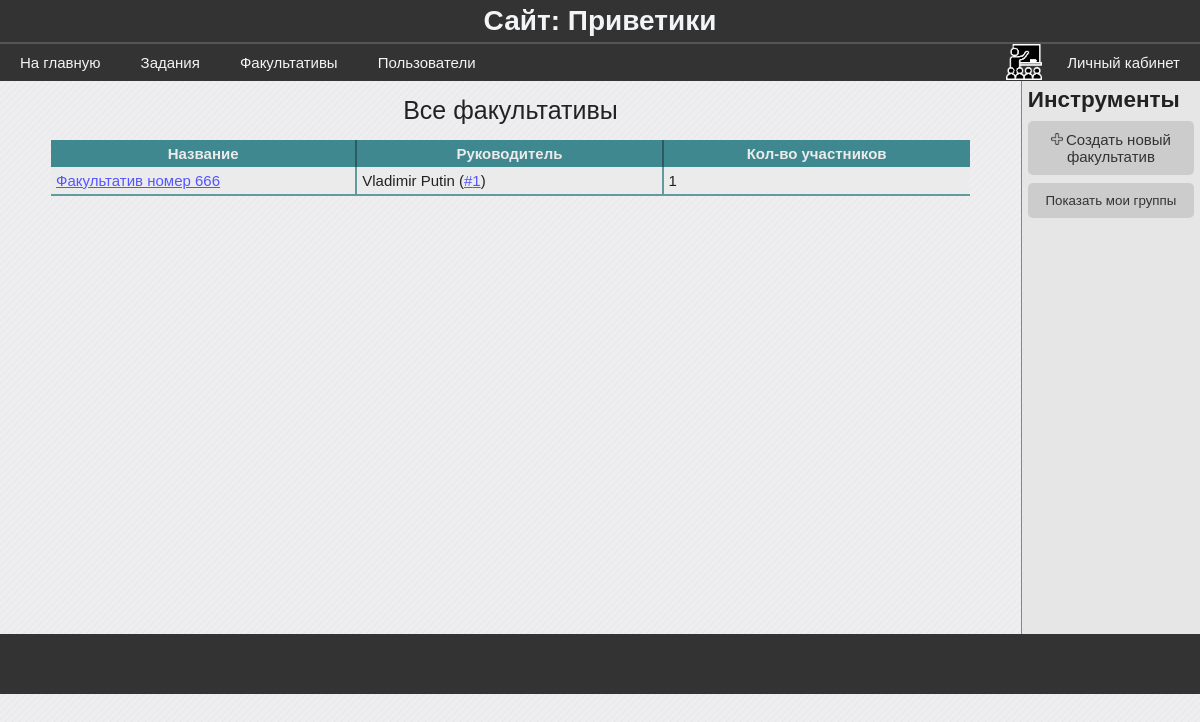
The app's page /groups (signed in) with its own data.
### data/model_groups.py (models this page shows)
class Group(SqlAlchemyBase, SerializerMixin):
    __tablename__ = 'groups'
    id = sqlalchemy.Column(sqlalchemy.Integer,
                           primary_key=True,
                           autoincrement=True)
    name = sqlalchemy.Column(sqlalchemy.String)
    leader_id = sqlalchemy.Column(sqlalchemy.Integer,
                                  sqlalchemy.ForeignKey('users.id'))
    info = sqlalchemy.Column(sqlalchemy.String)
    users_num = sqlalchemy.Column(sqlalchemy.Integer, default=0)
    tasks = sqlalchemy.orm.relation("Task",
                                    secondary="groups_to_tasks",
                                    backref="groups")
    @hybrid_property
    def leader(self):
        session = create_session()
        leader = session.query(User).get(self.leader_id)
        return leader

### data/model_users.py (models this page shows, shortened)
class User(SqlAlchemyBase, UserMixin, SerializerMixin):
    __tablename__ = 'users'
    id = sqlalchemy.Column(sqlalchemy.Integer,
                           primary_key=True, autoincrement=True)
    surname = sqlalchemy.Column(sqlalchemy.String)
    name = sqlalchemy.Column(sqlalchemy.String)
    age = sqlalchemy.Column(sqlalchemy.Integer)
    email = sqlalchemy.Column(sqlalchemy.String)
    type = sqlalchemy.Column(sqlalchemy.Integer)
    last_time_in = sqlalchemy.Column(sqlalchemy.String,
                                     default=time.ctime)
    hashed_password = sqlalchemy.Column(sqlalchemy.String)
    groups = sqlalchemy.orm.relation("Group",
                                     secondary="users_to_groups",
                                     backref="users")
    tasks = sqlalchemy.orm.relation("Task",
                                    secondary="users_to_tasks",
                                    backref="addirional_users")

### blueprints/groups.py (the view)
@blueprint.route('/groups', methods=["GET", "POST"])
def groups():
    session = db_session.create_session()
    if request.method == 'POST' and current_user.is_authenticated:
        groups = current_user.groups
    else:
        groups = session.query(Group).all()
    return render_template('groups.html', groups=groups, bool_userbox=current_user.is_authenticated)

### blueprints/user_authenticate.py (called while the page is built)
@login_manager.user_loader
def user_load(user_id):
    session = db_session.create_session()
    return session.query(User).get(user_id)

### data/db_session.py (called while the page is built)
def create_session() -> Session:
    global __factory
    return __factory()

### templates/groups.html
{% extends "base.html" %}
{% block content %}
    <table class="average-table">
        <caption>Все факультативы</caption>
        <thead>
            <th>Название</th>
            <th>Руководитель</th>
            <th>Кол-во участников</th>
        </thead>
        <tbody>
            {% for group in groups %}
                <tr>
                    <td><a href="/group/{{ group.id }}">{{ group.name }}</a></td>
                    <td>{{ group.leader.name }} {{ group.leader.surname }} (<a href="/user/{{ group.leader_id }}">#{{ group.leader_id }}</a>)</td>
                    <td>{{ group.users_num }}</td>
                </tr>
            {% endfor %}
        </tbody>
    </table>
{% endblock %}
{% if current_user.is_authenticated %}
{% block userbox %}
    <h2>Инструменты</h2>
    {% if current_user.type < 3 %}
    <a href="/add_group" class='btn'>
        <img src="/static/images/add_icon1.png" alt="">Создать новый факультатив</a>
    {% endif %}
    <form method="POST" novalidate>
        <input type="submit" value="Показать мои группы" class="btn">
    </form>
{% endblock %}
{% endif %}

### templates/base.html (shortened to what this page needs)
<!DOCTYPE html>
<html lang="en">
<head>
    <link rel="stylesheet" href="../static/css/stylesheet.css">
</head>
<body>
    <header class="page-header">
        <h1>Сайт: Приветики</h1>
        <div class="flexbox flex_r_nowr flex_jcspacebetween_aicenter">
            <div class="flexbox">
                <a href="">На главную</a>
                {% if current_user.is_authenticated %}
                    <a href="">Задания</a>
                {% endif %}
                <a href="/groups">Факультативы</a>
                <a href="">Пользователи</a>
            </div>
            <div class="flexbox">
                {% if current_user.is_authenticated %}
                    {% if current_user.type == 0 %}
                        <img src="../static/images/admin1.png" alt="" class="page-header-icon">
                    {% elif current_user.type == 1 %}
                        <img src="../static/images/moder1.png" alt="" class="page-header-icon">
                    {% elif current_user.type == 2 %}
                        <img src="../static/images/teacher3.png" alt="" class="page-header-icon">
                    {% elif current_user.type == 3 %}
                        <img src="../static/images/student1.png" alt="" class="page-header-icon">
                    {% endif %}
                    <a href="/logout">Личный кабинет</a>
                {% else %}
                    <a href="/login">Войти</a>
                    <a href="/registration">Зарегистрироваться</a>
                {% endif %}
            </div>
        </div>
    </header>
    <main class="{{ 'flexbox flex_r_nowr' if bool_userbox }}">
        <div class="{{ 'main-content-userbox' if bool_userbox }}">
            {% block content %}{% endblock %}
        </div>
        {% if bool_userbox %}
        <div class='userbox flexbox flex_c_nowr'>
            {% block userbox %}{% endblock %}
        </div>
        {% endif %}
    </main>
    <footer class="page-footer"></footer>
</body>
</html>

### static/css/stylesheet.css (style rules this page uses)
body { background-color: #eeeef1; font-family: "Calibri", sans-serif; font-size: 15px; }
* { margin: 0; padding: 0; }
main { color: #222222; min-height: 553px; }
.main-content-userbox { width: 86%; }
a { text-decoration: none; }
.userbox { background-color: rgb(230, 230, 230); border-left: 1px solid lightslategrey; padding: 0.5%; width: 14%; }
.userbox a img { height: 12px; margin-right: 3px; }
.userbox h2 { margin-bottom: 8px; }
.userbox .btn { margin-bottom: 8px; }
.userbox input { text-decoration: none; border: none; width: 100%; }
.page-header { background-color: #333; }
.page-header a { color: #f2f4f6; padding: 10px 20px; text-decoration: none; }
.page-header h1 { padding: 5px 0; border-bottom: 2px solid #555; color: #f2f4f6; font-size: 28px; text-align: center; }
.page-header-icon { height: 36px; margin-right: 5px; }
.page-footer { background-color: #333; color: #f2f4f6; height: 40px; padding: 10px; text-align: center; }
.btn { display: block; background: #ccc; padding: 10px; color: #333; border-radius: 5px; text-align: center; }
.flexbox { display: flex; }
.flex_r_nowr { flex-flow: row nowrap; }
.flex_c_nowr { flex-flow: column nowrap; }
.flex_jcspacebetween_aicenter { justify-content: space-between; align-items: flex-end; }
.average-table { border-spacing: 0; margin: auto; table-layout: fixed; width: 90%; }
.average-table a { color: #55f; text-decoration: underline solid #55f; }
.average-table caption { font-size: 25px; padding: 15px 0px; }
.average-table th { color:rgba(235, 235, 235); background-color: rgba(63, 136, 143, 1); border-right: 2px solid rgba(41, 87, 91, 0.9); padding: 5px 0px; margin-bottom: 5px; }
.average-table th:last-child { border-right: none; }
.average-table td { background-color: rgba(235, 235, 235); border-bottom: 2px solid rgba(63, 136, 143, 0.8); border-right: 2px solid rgba(63, 136, 143, 0.8); padding: 5px 5px; }
.average-table td:last-child { border-right: none; }

### records on screen
Group: name "Факультатив номер 666", leader.name "Vladimir", leader.surname "Putin", leader_id "1", users_num "1"
